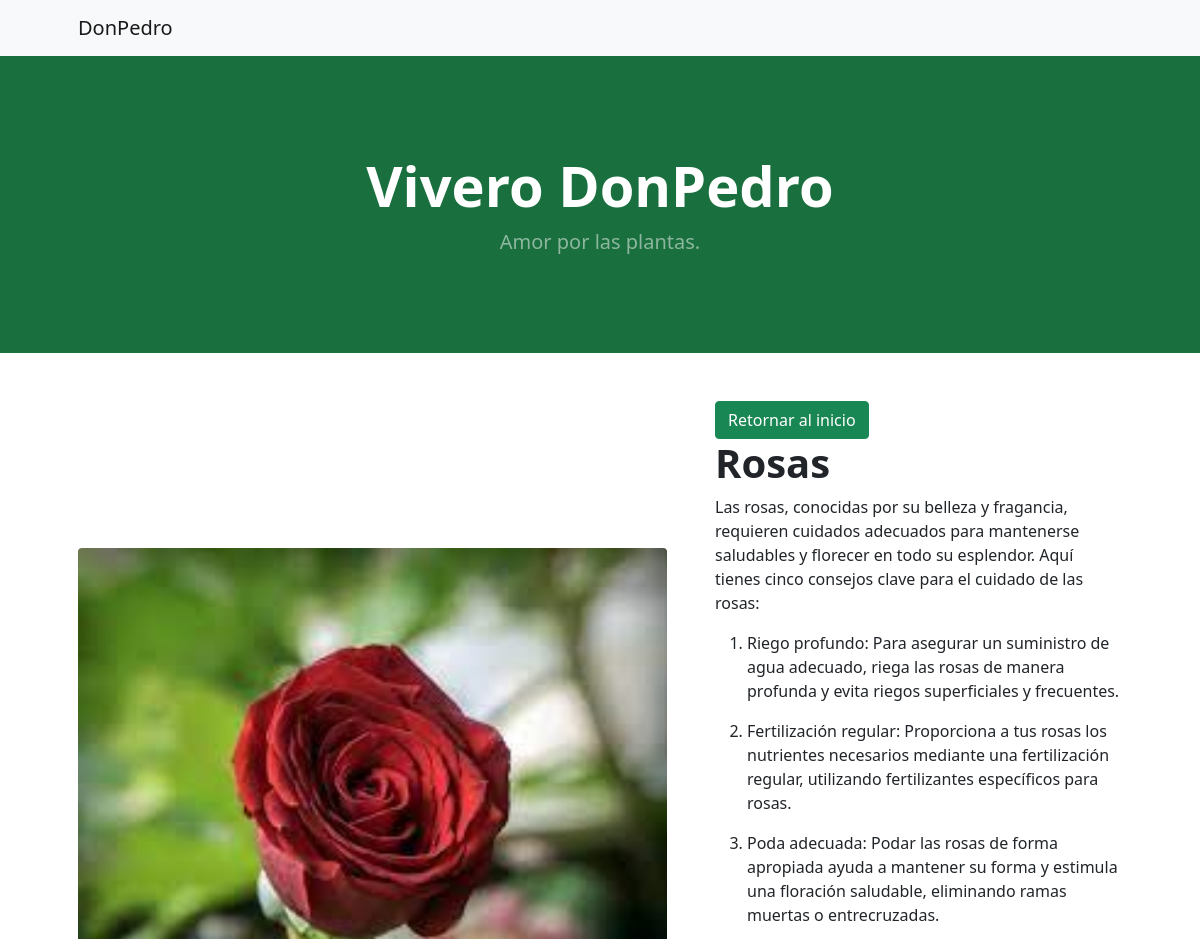
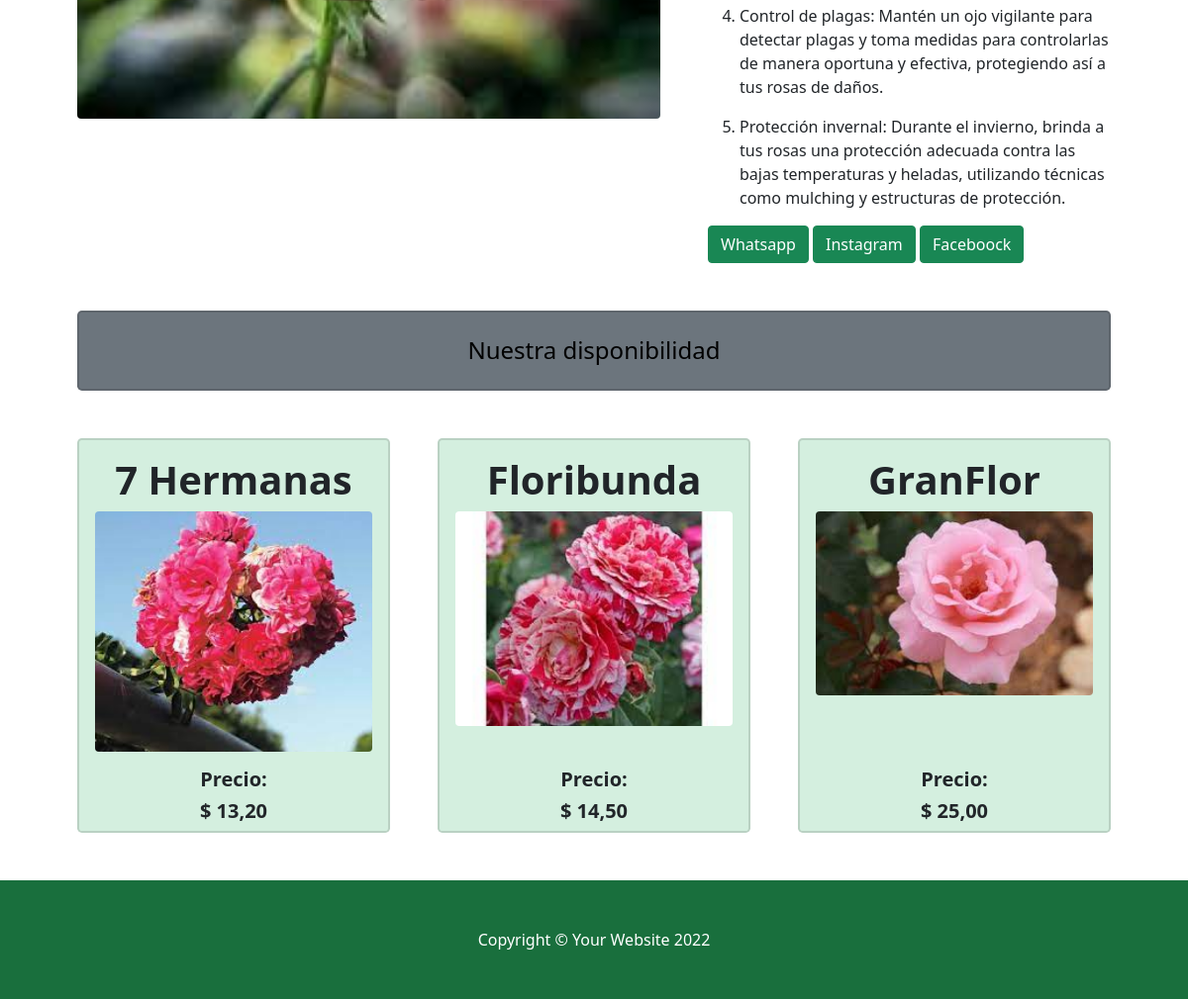
Screenshot of /detai/3/ with the database file from the repository (2 pictures, top to bottom).
### applications/gestion/models.py (models this page shows, shortened)
class PlantasModels(models.Model):
    name = models.CharField(
        'Nombre',
        max_length=30,
        unique=True
    )
    front = models.ImageField(
        'Imagen de Portada de la Planta',
        upload_to= 'clase',
    )
    desciption = RichTextField(
        blank=True
    )
    class Meta:
        verbose_name = 'Variedad de Planta'
        verbose_name_plural = 'Variedad de Plantas'

class PlantaModel(models.Model):
    name = models.CharField(
        'Nombre',
        max_length=30,
        unique=True
    )
    list = models.ImageField(
        'Imagen de la Planta que queres cargar',
        upload_to='plantas',
    )
    price = models.DecimalField(
        'Precio',
        max_digits=5,
        decimal_places=2,
        null=0
    )
    plantas = models.ForeignKey(
        PlantasModels,
        on_delete=models.CASCADE
    )
    class Meta:
        verbose_name = 'Planta'
        verbose_name_plural = 'Plantas'

### applications/gestion/views.py (the view)
class PlantaDetailView(DetailView):
    model = PlantasModels
    template_name = "info.html"
    def get_context_data(self, **kwargs):
        context = super(PlantaDetailView, self).get_context_data(**kwargs)
        context['plantas'] = PlantaModel.objects.filter(
            plantas = context['object']
            )
        return context

### template/info.html
{% extends 'home.html' %}
{% load static %}
{% block blockname %}
    <div class="container px-4 px-lg-5">
        <div class="row gx-4 gx-lg-5 align-items-center my-5">
            <div class="col-lg-7"><img class="img-fluid rounded mb-4 mb-lg-0" width="700" height="700" src="{{plantasmodels.front.url}}" alt="..." /></div>
            <div class="col-lg-5">
                <a class="btn btn-success" href= '{% url "plantas" %}'>Retornar al inicio</a>
                <h1 class="fw-bolder">{{plantasmodels.name}}</h1>
                <div>{{plantasmodels.desciption|safe}}</div>
                <a class="btn btn-success" href="#!">Whatsapp</a>
                <a class="btn btn-success" href="#!">Instagram</a>
                <a class="btn btn-success" href="#!">Faceboock</a>
            </div>
        </div>
        <div class="card text-white bg-secondary my-5 py-4 text-center">
            <h4 class="text-black m-0">Nuestra disponibilidad</h4>
        </div>
        <div class="row gx-4 gx-lg-5">
            {% for p in plantas %}
            <div class="col-md-4 mb-5">
                <div class="card h-100">
                    <div class="card-body ">
                        <h1 class="fw-bolder text-center ">{{p.name}}</h1>
                        <img class="img-fluid rounded mb-4 mb-lg-0" style="margin-bottom: 10%;" width="500" height="500" src="{{p.list.url}}" alt="..." />
                    </div>
                    <h5 class="fw-bolder text-center">Precio:</h5>
                    <h5 class="fw-bolder text-center">$ {{p.price}}</h5>
                </div>
            </div>
            {% endfor %}
        </div>
    </div>
{% endblock blockname %}

### template/home.html (shortened to what this page needs)
{% load static %}
<!DOCTYPE html>
<html lang="en">
    <head>
        <link href="{% static 'css/styles.css' %}" rel="stylesheet" />
    </head>
    <body>
        <nav class="navbar navbar-expand-lg navbar-light bg-light">
            <div class="container px-4 px-lg-5">
                <a class="navbar-brand" href='{% url "plantas" %}'>DonPedro</a>
            </div>
        </nav>
        <header class="bg-dark py-5">
            <div class="container px-4 px-lg-5 my-5">
                <div class="text-center text-white">
                    <h1 class="display-4 fw-bolder">Vivero DonPedro</h1>
                    <p class="lead fw-normal text-white-50 mb-0">Amor por las plantas.</p>
                </div>
            </div>
        </header>
        {% block blockname %}
        {% endblock blockname %}
        <footer class="py-5 bg-dark">
            <div class="container"><p class="m-0 text-center text-white">Copyright &copy; Your Website 2022</p></div>
        </footer>
    </body>
</html>

### rows the page displays
PlantasModels: front (picture), name "Rosas", desciption "Las rosas, conocidas por su belleza y fragancia, requieren cuidados adecuados para mantenerse saludables y florecer en todo su esplendor. Aquí tienes cinco consejos clave para el cuidado de las rosas: Riego profundo: Para asegurar un suministro de agua adecuado, riega las rosas de manera profunda y evita riegos superficiales y frecuentes. Fertilización regular: Proporciona a tus rosas los nutrientes necesarios mediante una fertilización regular, utilizando fertilizantes específicos para rosas. Poda adecuada: Podar las rosas de forma apropiada ayuda a mantener su forma y estimula una floración saludable, eliminando ramas muertas o entrecruzadas. Control de plagas: Mantén un ojo vigilante…"
PlantaModel: name "7 Hermanas", list (picture), price "13,20"
PlantaModel: name "Floribunda", list (picture), price "14,50"
PlantaModel: name "GranFlor", list (picture), price "25,00"
